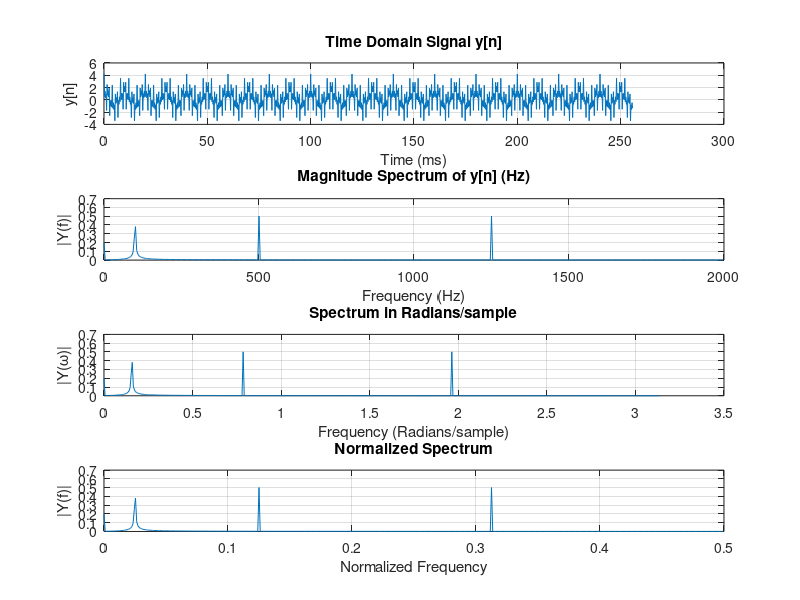
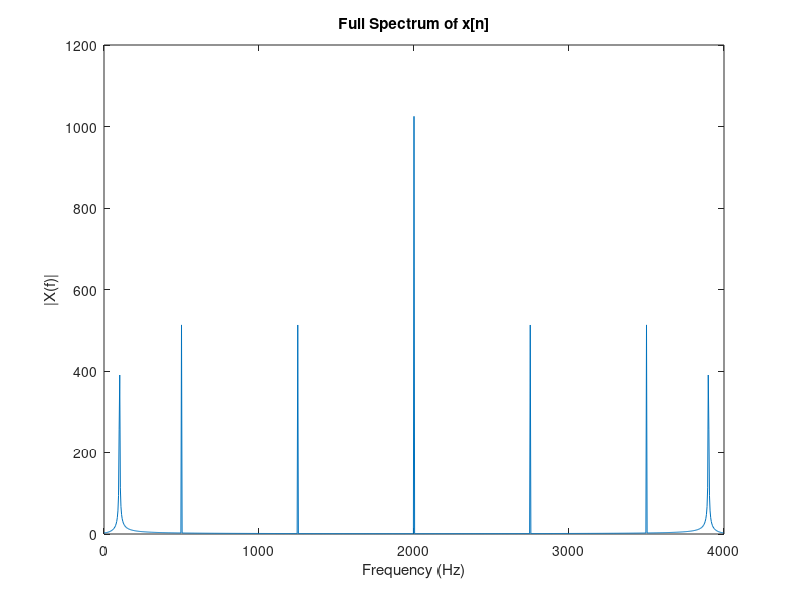

Source code (MATLAB) for these figures, in order:
%Sampling info
fs = 4000;
T = 1/fs;
N = 1024;
t = (0:N-1)*T;
%signal definition
x = cos(2*pi*100*t)+cos(2*pi*500*t)+cos(2*pi*2000*t)+cos(2*pi*2750*t);
y = 0.2 + x;

%----- Frequency Domain (FFT)----
Y = fft(y);
Y_mag = abs(Y)/N;
Y_half = Y_mag(1:N/2);
f = (0:N/2-1)*(fs/N);
w = 2*pi*f/fs; 
f_norm = f/fs;   

%-------Subplots-------
figure;
%------ Time Domain Plot-----
subplot(4,1,1);
plot(t*1000, y);
xlabel('Time (ms)');
ylabel('y[n]');
title('Time Domain Signal y[n]');
grid on;

%plot in Hz
subplot(4,1,2)
plot(f,Y_half);
xlabel('Frequency (Hz)');
ylabel('|Y(f)|');
title('Magnitude Spectrum of y[n] (Hz)');
grid on;

% Frequency Spectrum (Radians/sample)
subplot(4,1,3);
plot(w, Y_half);
xlabel('Frequency (Radians/sample)');
ylabel('|Y(\omega)|');
title('Spectrum in Radians/sample');
grid on;

% Frequency Spectrum (Normalized)
subplot(4,1,4);
plot(f_norm, Y_half);
xlabel('Normalized Frequency');
ylabel('|Y(f)|');
title('Normalized Spectrum');
grid on;


%Plot Info
N = length(x);
X = abs(fft(x));
F = (0:N-1)*(fs/N);

% Plot full frequency spectrum
figure;
plot(F, X);
title('Full Spectrum of x[n]');
xlabel('Frequency (Hz)');
ylabel('|X(f)|');
xlim([0 fs]);  % Plot full 0 to fs
